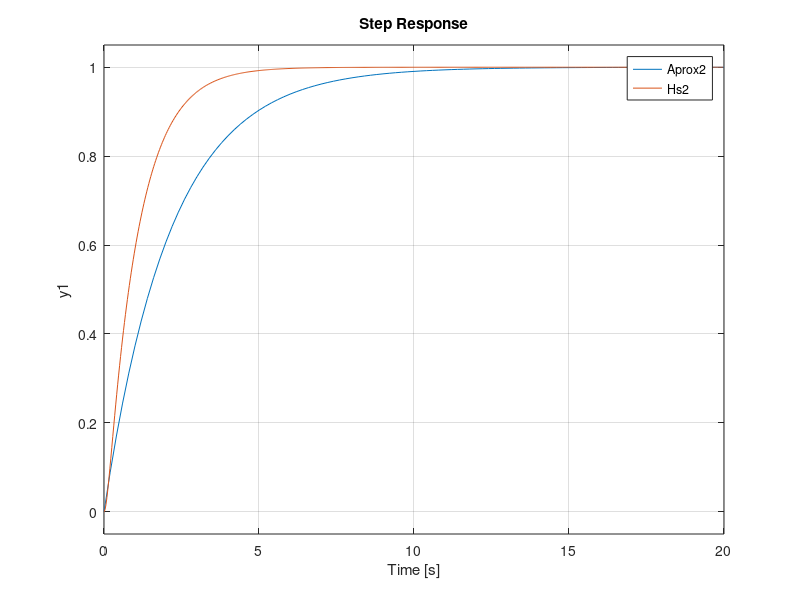

The MATLAB source for this figure:
clc;
close all;

Cs = tf(1,[1 1]);
s = tf('s');
t1 = [0:0.1:100]; %vetor de tempo.

x = 0.1;
num=[x];
den=[1 x];
Gs=tf(num,den) ;
Hs = Cs*Gs
Aprox = 1/(2.14*s+1)
step(Aprox,Hs); %resposta ao degrau para x = 0.1


x1 = 1;
num1=[x1];
den1=[1 x1];
Gs1=tf(num1,den1); 
Hs1 = Cs*Gs1
Aprox1 = tf(1,[2.14 1])
step(Aprox1,Hs1); %resposta ao degrau para x = 1

x2 = 10;
num2=[x2];
den2=[1 x2];
Gs2=tf(num2,den2); 
Hs2 = Cs*Gs2
Aprox2 = tf(1,[2.14 1])
step(Aprox2,Hs2); %resposta ao degrau para x = 10
